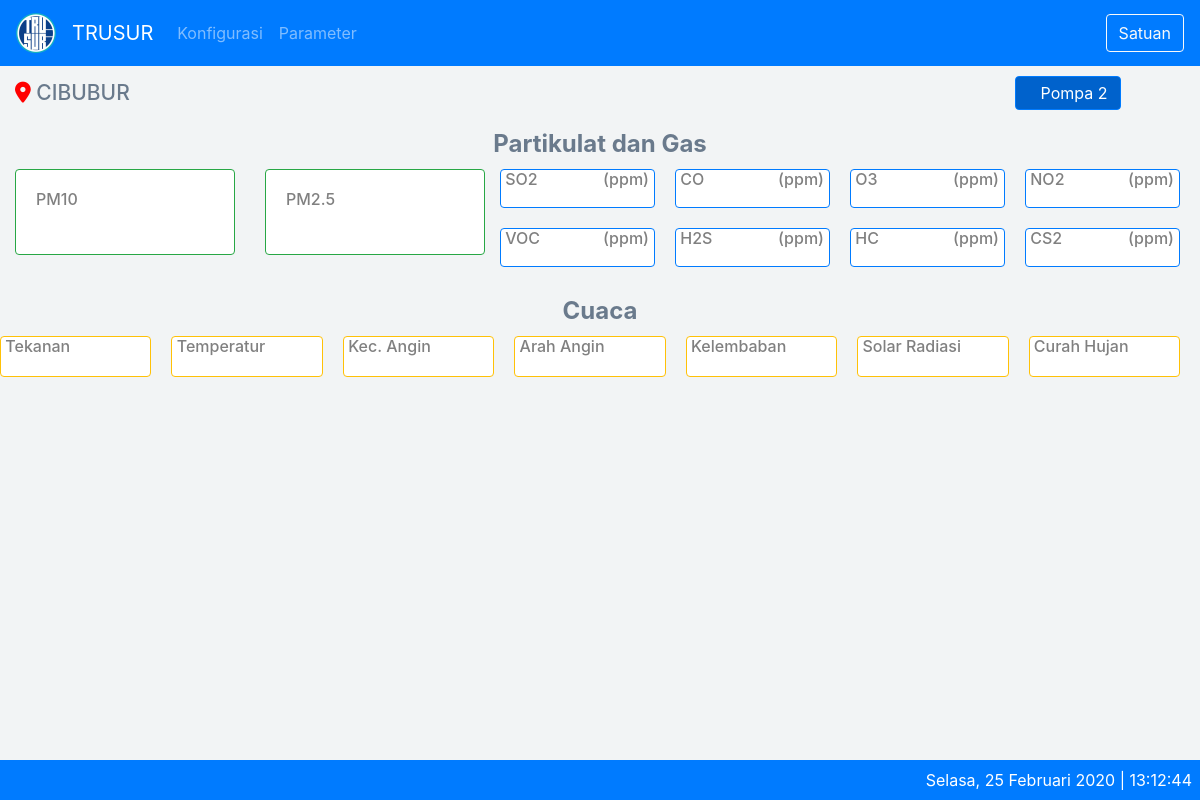
The page / on the database its author committed.
### tables this page shows
CREATE TABLE IF NOT EXISTS `aqm_params` (
  `id` int(11) NOT NULL AUTO_INCREMENT,
  `param_id` varchar(10) NOT NULL,
  `caption` varchar(100) NOT NULL,
  `default_unit` varchar(10) NOT NULL,
  `molecular_mass` double NOT NULL,
  `formula` varchar(255) DEFAULT NULL,
  `gain` double DEFAULT 0,
  `offset` double DEFAULT 0,
  `is_view` smallint(6) NOT NULL,
  `xtimestamp` timestamp NOT NULL DEFAULT current_timestamp() ON UPDATE current_timestamp(),
  PRIMARY KEY (`id`),
  UNIQUE KEY `param_id` (`param_id`)
);

### application/libraries/Temp_frontend.php (called while the page is built)
<?php
Class Temp_frontend{
	var $template_data = array();
	function set($name, $value){
		$this->template_data[$name] = $value;
	}
	function load($temp_frontend = '', $view = '', $view_data = array(), $return = FALSE){
		$this->CI =& get_instance();
		$this->set('contents', $this->CI->load->view($view, $view_data, TRUE));
		return $this->CI->load->view($temp_frontend, $this->template_data, $return);
	}
}

### application/controllers/Home.php (called while the page is built, shortened)
<?php
class Home extends CI_Controller {
	public function index()
	{
		if($_GET["unit"] == "") $data['nextunit'] = "ppb";
		$data['title'] = 'AQM';
		$data['all'] = $this->getdata_m->getall();
		$data['partikulats'] = $this->getdata_m->getParamsPartikulat();
		$data['partikulatflows'] = $this->getdata_m->getParamsPartikulatFlow();
		$data['gass'] = $this->getdata_m->getParamsGas();
		$data['cuacas'] = $this->getdata_m->getParamsCuaca();
		$data['configurations'] = $this->getdata_m->getConfigurations();
		$this->temp_frontend->load('master/theme/theme', 'master/home/home', $data);
	}
}

### index.php (called while the page is built, shortened)
<?php
require_once BASEPATH.'core/CodeIgniter.php';

### application/models/Getdata_m.php (called while the page is built, shortened)
<?php
class Getdata_m extends CI_Model {
	public function getAll($id = FALSE)
	{
		if($id === FALSE)
		{
			$this->db->order_by('id', 'DESC');
			$this->db->limit('1');
			$query = $this->db->get('aqm_sensor_values');
			return $query->result_array();
		}
		$query = $this->db->get_where('aqm_sensor_values', array('id' => $id));
		return $query->row_array();
	}
	public function getParamsPartikulat($id = FALSE)
	{
		if($id === FALSE)
		{
			$partikulat = array('pm10','pm25');
			$this->db->order_by('id', 'ASC');
			$this->db->where('is_view', '1');
			$this->db->where_in('param_id', $partikulat);
			$query = $this->db->get('aqm_params');
			return $query->result_array();
		}
		$query = $this->db->get_where('aqm_params', array('id' => $id));
		return $query->row_array();
	}
	public function getParamsPartikulatFlow($id = FALSE)
	{
		if($id === FALSE)
		{
			$partikulatflow = array('pm10_flow','pm25_flow');
			$this->db->order_by('id', 'ASC');
			$this->db->where('is_view', '1');
			$this->db->where_in('param_id', $partikulatflow);
			$query = $this->db->get('aqm_params');
			return $query->result_array();
		}
		$query = $this->db->get_where('aqm_params', array('id' => $id));
		return $query->row_array();
	}
	public function getParamsGas($id = FALSE)
	{
		if($id === FALSE)
		{
			$gas = array('so2','co','o3','no2','voc','hc','h2s','cs2');
			$this->db->order_by('id', 'ASC');
			$this->db->where('is_view', '1');
			$this->db->where_in('param_id', $gas);
			$query = $this->db->get('aqm_params');
			return $query->result_array();
		}
		$query = $this->db->get_where('aqm_params', array('id' => $id));
		return $query->row_array();
	}
	public function getParamsCuaca($id = FALSE)
	{
		if($id === FALSE)
		{
			$cuaca = array('WindSpeed','WindDir','TempIn','TempOut','Barometer','RainDay','RainRate','SolarRad','HumIn','HumOut');
			$this->db->order_by('id', 'ASC');
			$this->db->where('is_view', '1');
			$this->db->where_in('param_id', $cuaca);
			$query = $this->db->get('aqm_params');
			return $query->result_array();
		}
		$query = $this->db->get_where('aqm_params', array('id' => $id));
		return $query->row_array();
	}
}

### application/views/master/home/home.php (the view, shortened to what this page needs)
<div class="page-wrapper" style="display: block;">
	<div class="container-fluid">
		<div class="page-breadcrumb">
			<div class="row">
				<div class="col-5 align-self-center">
					<h4 class="page-title"><i class='fas fa-map-marker-alt' style='font-size:21px;color:red'></i> <?=$configurations["sta_nama"];?></h4>
				</div>
				<div class="col-5"></div>
				<div class="col-2 align-self-right">
				</div>
			</div>
		</div>
		<div class="page-breadcrumb">
			<div class="row">
				<div class="col-12 align-self-center">
					<h4 class="text-center page-title2">Partikulat dan Gas</h4>
				</div>
			</div>
		</div>
		<div class="row text-center">
			<div class="col-sm-5">
				<div class="row justify-content-center">
					<?php foreach($partikulats as $partikulat) : ?>
						<div class="col-6">
							<div class="card border border-success">
								<div class="card-body">
									<h4 class="card-title"><?= $partikulat['caption'] ?></h4>
									<div class="row">
										<div class="col-12">
										</div>
									</div>
									<div class="row align-items-center">
										<div class="col-12">
										</div>
									</div>
								</div>
							</div>
						</div>
					<?php endforeach ?>
				</div>
			</div>
			<div class="col-sm-7">
				<div class="row">
					<?php foreach($gass as $gas) : ?>
						<div class="<?php if(count($gass) > 6) : ?> col-3 <?php elseif (count($gass) > 4) : ?> col-4 <?php else : ?> col-6 <?php endif ?>" style="padding:0px 20px 20px 0px;">
							<div class="card border border-primary" style="padding:0px 5px 5px 0px;">
								<h4 class="card-title">&nbsp;<?= $gas['caption'] ?><div style="position:relative;float:right;" id="unit_<?= $gas['param_id'] ?>">(<?= $gas['default_unit'] ?>)</div></h4>
								<div class="row">
									<div class="col-12">
									</div>
								</div>
							</div>
						</div>
				<?php endforeach ?>
				</div>
			</div>
		</div>
		<div class="page-breadcrumb">
			<div class="row">
				<div class="col-12 align-self-center">
					<h4 class="text-center page-title2">Cuaca</h4>
				</div>
			</div>
		</div>
		<div class="row text-center">
			<div class="col-sm">
				<div class="row justify-content-center">
					<?php foreach($cuacas as$cuaca) : ?>
						<div class="col-sm" style="padding:0px 20px 20px 0px;">
							<div class="card border border-warning">
								<h6 class="card-title">&nbsp;<?= $cuaca['caption'] ?></h6>
							</div>
						</div>
					<?php endforeach ?>
				</div>
			</div>
		</div>
	</div>
</div>

### application/views/master/theme/theme.php (shortened to what this page needs)
<!doctype html>
<html lang="en">
  <head>
    <link rel="stylesheet" href="<?= base_url('assets/dist/css/bootstrap.min.css') ?>">
    <link rel="stylesheet" href="<?= base_url('assets/dist/css/bootstrap-toggle.min.css') ?>">
    <link rel="stylesheet" href="<?= base_url('assets/plugins/datatables-bs4/css/dataTables.bootstrap4.css') ?>">
    <link rel="stylesheet" href="<?= base_url('assets/plugins/datatables-buttons/css/buttons.dataTables.min.css') ?>">
  </head>
  <body onload="startTime()" >
    <nav class="navbar navbar-expand-lg navbar-dark bg-primary sticky-top">
      <a class="navbar-brand" href="<?= site_url() ?>">
          <img src="<?= base_url('assets/dist/img/trusur_logo3.png') ?>" alt="">
        </a>
      <a class="navbar-brand" href="<?= site_url() ?>">TRUSUR</a>
      <div class="collapse navbar-collapse" id="navbarText">
        <ul class="navbar-nav mr-auto">
          <li class="nav-item <?= $this->uri->uri_string() == 'konfigurasi' ? 'active' : ''; ?>">
            <a class="nav-link" href="<?= site_url('konfigurasi') ?>">Konfigurasi</a>
          </li>
          <li class="nav-item <?= $this->uri->uri_string() == 'parameter' ? 'active' : ''; ?>">
            <a class="nav-link" href="<?= site_url('parameter') ?>">Parameter</a>
          </li>
        </ul>
		<?php if (isset($nextunit)): ?>
			<form class="form-inline my-2 my-lg-0">
			  <button type="button" onclick="window.location='?unit=<?= $nextunit; ?>';" class="btn btn-outline-light my-2 my-sm-0">Satuan</button>
			</form>
		<?php endif; ?>
      </div>
    </nav>
    <?=$contents?>
    <div class="footer bg-primary text-right p-2">
      <?php
      $day = date("D");
      $dayList = array(
        'Sun' => 'Minggu',
        'Mon' => 'Senin',
        'Tue' => 'Selasa',
        'Wed' => 'Rabu',
        'Thu' => 'Kamis',
        'Fri' => 'Jumat',
        'Sat' => 'Sabtu'
      );
      $month = date("m");
      $monthList = array(
        '01' => 'Januari',
        '02' => 'Februari',
        '03' => 'Maret',
        '04' => 'April',
        '05' => 'Mei',
        '06' => 'Juni',
        '07' => 'Juli',
        '08' => 'Agustus',
        '09' => 'September',
        '10' => 'Oktober',
        '11' => 'November',
        '12' => 'Desember',
      );
      echo $dayList[$day].', '.date("j").' '.$monthList[$month].' '.date("Y").' | <a id="clock"></a>'; ?>
    </div>
  </body>
</html>

### application/views/master/theme/theme.php (style rules this page uses)
body { background: #f2f4f5; }
.footer { position: fixed; left: 0; bottom: 0; width: 100%; color: white; text-align: center; }
.page-wrapper { background: #f2f4f5; position: relative; display: none; }
.card { position: relative; display: flex; flex-direction: column; min-width: 0; word-wrap: break-word; background-color: #fff; background-clip: border-box; border: 0 solid transparent; border-radius: .25rem; }
.card-title { text-align:left; font-size:16px; color:grey; }
.page-title { margin-bottom: 0; font-weight: 500; font-size: 21px; color: #6a7a8c; }
.page-title2 { margin-bottom: 0; font-weight: 700; color: #6a7a8c; }
.page-breadcrumb { padding: 10px 0px 10px 0px; }

### rows shown on the page
aqm_params: caption "PM10"
aqm_params: caption "PM2.5"
aqm_params: caption "SO2", default_unit "ppm"
aqm_params: caption "CO", default_unit "ppm"
aqm_params: caption "O3", default_unit "ppm"
aqm_params: caption "NO2", default_unit "ppm"
aqm_params: caption "VOC", default_unit "ppm"
aqm_params: caption "H2S", default_unit "ppm"
aqm_params: caption "HC", default_unit "ppm"
aqm_params: caption "CS2", default_unit "ppm"
aqm_params: caption "Tekanan"
aqm_params: caption "Temperatur"
aqm_params: caption "Kec. Angin"
aqm_params: caption "Arah Angin"
aqm_params: caption "Kelembaban"
aqm_params: caption "Solar Radiasi"
aqm_params: caption "Curah Hujan"

### other values the page prints
$configurations["sta_nama"] "CIBUBUR"
